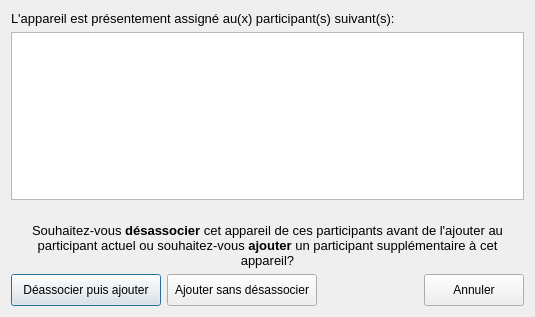
<?xml version="1.0" encoding="UTF-8"?>
<ui version="4.0">
 <class>DeviceAssignDialog</class>
 <widget class="QDialog" name="DeviceAssignDialog">
  <property name="geometry">
   <rect>
    <x>0</x>
    <y>0</y>
    <width>535</width>
    <height>317</height>
   </rect>
  </property>
  <property name="windowTitle">
   <string>Assignation d'un appareil</string>
  </property>
  <property name="styleSheet">
   <string notr="true">/*
QPushButton#btnConnect{background-color:qlineargradient(x1: 0, y1: 0, x2: 0, y2: 1, stop: 0 rgb(0, 170, 0), stop: 1 rgb(75, 200, 0));}
QPushButton#btnDelSession{background-color:qlineargradient(x1: 0, y1: 0, x2: 0, y2: 1, stop: 0 rgb(117, 0, 0), stop: 1 rgb(200, 0, 0));}
QWidget{background-color: rgba(0,0,0,0);color:white;border-radius:5px}
QWidget#DeviceAssignDialog{background-color:rgba(128,128,128,25%);}
QLabel#lblMain2{background-color:rgba(108,8,156,25%);}
QPlainTextEdit,QLineEdit,QComboBox,QTextEdit,QSpinBox{background-color: rgba(255,255,255,50%); color: black;}
QListWidget:!enabled,QListWidget{background-color: transparent; color:white}

QTableWidget{
background-color: rgba(0,0,0,50%);
color: white;
border: 1px solid rgba(255,255,255,50%);
}

QLabel#lblLastOnline{color:lightblue;}
QLabel#lblError,QLabel#lblCamMissing,QLabel#lblAudioMissing{color:red; background-color:rgba(255,0,0,30%);}

QPushButton:!enabled, QPushButton#btnDelSession:!enabled, QLineEdit:!enabled,QComboBox:!enabled,QTextEdit:!enabled,QPlainTextEdit:!enabled{background-color: rgba(0,0,0,30%);color:white;border:0}
QDateEdit::down-arrow:!enabled,QTimeEdit::down-arrow:!enabled,QDateEdit::up-arrow:!enabled,QTimeEdit::up-arrow:!enabled,QComboBox::drop-down:!enabled{background-color:rgba(0,0,0,0%);}

QCheckBox::indicator:unchecked:!enabled { background-color:rgba(128,0,0,100%);}
QCheckBox::indicator:checked:!enabled { background-color:green;}
QCheckBox::indicator:unchecked{ background-color:red;border-radius:3px;}
QCheckBox::indicator:checked {background-color:rgb(0,255,0);border-radius:3px;}
QCheckBox:checked{color:lightgreen;background-color:rgba(0,0,0,0%);}
QCheckBox:!checked{color:red;background-color:rgba(0,0,0,0%);}

QPushButton{background-color:qlineargradient(x1: 0, y1: 0, x2: 0, y2: 1, stop: 0 #2198c0, stop: 1 #0d5ca6);}
QPushButton:checked{background-color:rgb(128,128,128); border:1px solid rgba(255,255,255,50%);}
QPushButton:hover,QPushButton:checked{background-color:  rgba(255,255,255,75%);color:black;}
QPushButton#btnEditUser:hover{background-color:  rgba(255,255,255,75%);color:black;}
QPushButton#btnEdit,QPushButton#btnDelete,QPushButton#btnExisting{background-color:  rgba(255,255,255,0%);border:0 px;}
QPushButton#btnEdit:hover,QPushButton#btnDelete:hover,QPushButton#btnExisting:hover{background-color:  rgba(255,255,255,25%);border:0 px;}
QPushButton#btnExisting:checked{background-color:rgba(0,100,200,50%);}
QPushButton#btnUpgrade{background-color:rgba(200,0,0,90%);}

QToolButton:hover{background-color:  rgba(255,255,255,50);}

QTreeWidget::branch:closed:has-children:has-siblings  {
            border-image: none;
            image: url(:/pictures/controls/branch_closed.png);
    }
     
    QTreeView::branch:open:has-children:!has-siblings,
    QTreeView::branch:open:has-children:has-siblings   {
            border-image: none;
            image:url(:/pictures/controls/branch_opened.png);
    }

QWidget#lineOnline{background-color:blue;}
QWidget#lineOffline{background-color:red;}
QWidget#lineBoth{background-color:rgb(255,0,255);}


QTabWidget::pane { 
	background-color: rgba(128,128,140,25%);
	border-radius: 5px;
    border: 2px solid rgba(128,128,140,50%);
 }

 QTabWidget::tab-bar {
     left: 5px; 
 }


 QTabBar::tab,QTableWidget::tab,QHeaderView::section {
     background: qlineargradient(x1: 0, y1: 0, x2: 0, y2: 1,
                                 stop: 0  rgba(128,128,140,50%),  stop: 1.0  rgba(128,128,140,25%));
     border: 2px solid  rgba(128,128,140,50%);
     border-bottom: 0px;
     border-top-left-radius: 4px;
     border-top-right-radius: 4px;
     padding: 2px;
min-height:25px;
 }

 QTabBar::tab:selected, QTabBar::tab:hover {

background: qlineargradient(x1: 0, y1: 0, x2: 0, y2: 1,
                                 stop: 0  rgba(128,128,140,70%),  stop: 1.0  rgba(128,128,140,50%));
 }

 QTabBar::tab:selected {
     border-color:rgba(128,128,140,60%);
     border-bottom-color:rgba(128,128,140,60%); 
 }

 QTabBar::tab:!selected {
     margin-top: 2px; 
 }
 QCalendarWidget QWidget#qt_calendar_navigationbar { background-color: qlineargradient(x1:0, y1:0, x2:0, y2:1, stop: 0 #cccccc, stop: 1 #333333); }
    QCalendarWidget QToolButton {
    height: 20px;
    color: white;
    font-size: 12px;
	font-weight: bold;
    icon-size: 20px, 20px;
    background-color: qlineargradient(x1:0, y1:0, x2:0, y2:1, stop: 0 #cccccc, stop: 1 #333333);
    }
QCalendarWidget QMenu {
left: 20px;
color: white;
font-size: 12px;
background-color: rgb(100, 100, 100);
}
QCalendarWidget QSpinBox {
font-size:12px;
color: white;
background-color: qlineargradient(x1:0, y1:0, x2:0, y2:1, stop: 0 #cccccc, stop: 1 #333333);
selection-background-color: rgb(136, 136, 136);
selection-color: rgb(255, 255, 255);
}
QCalendarWidget QSpinBox::up-button { subcontrol-origin: border; subcontrol-position: top right;  }
QCalendarWidget QSpinBox::down-button {subcontrol-origin: border; subcontrol-position: bottom right; }
QCalendarWidget QSpinBox::up-arrow { width:16px; height:16px; }
QCalendarWidget QSpinBox::down-arrow { width:16px; height:16px; }


    QCalendarWidget QWidget { alternate-background-color: #0d5ca6; }
     
 
    QCalendarWidget QAbstractItemView:enabled
    {
    font-size:12px;
    color: rgb(180, 180, 180);
    background-color: black;
    selection-background-color: rgb(0,0,0);
    selection-color: rgb(0, 255, 0);
    }
     
    
    QCalendarWidget QAbstractItemView:disabled { color: rgb(64, 64, 64); }
*/
</string>
  </property>
  <layout class="QVBoxLayout" name="verticalLayout">
   <item>
    <widget class="QLabel" name="lblMain1">
     <property name="font">
      <font>
       <pointsize>10</pointsize>
      </font>
     </property>
     <property name="text">
      <string>L'appareil est présentement assigné au(x) participant(s) suivant(s):</string>
     </property>
    </widget>
   </item>
   <item>
    <widget class="QListWidget" name="lstParticipants">
     <property name="enabled">
      <bool>true</bool>
     </property>
     <property name="editTriggers">
      <set>QAbstractItemView::NoEditTriggers</set>
     </property>
     <property name="showDropIndicator" stdset="0">
      <bool>false</bool>
     </property>
     <property name="selectionMode">
      <enum>QAbstractItemView::NoSelection</enum>
     </property>
    </widget>
   </item>
   <item>
    <spacer name="verticalSpacer">
     <property name="orientation">
      <enum>Qt::Vertical</enum>
     </property>
     <property name="sizeHint" stdset="0">
      <size>
       <width>20</width>
       <height>40</height>
      </size>
     </property>
    </spacer>
   </item>
   <item>
    <widget class="QLabel" name="lblMain2">
     <property name="font">
      <font>
       <pointsize>10</pointsize>
      </font>
     </property>
     <property name="text">
      <string>&lt;html&gt;&lt;head/&gt;&lt;body&gt;&lt;p&gt;Souhaitez-vous &lt;span style=&quot; font-weight:600;&quot;&gt;désassocier&lt;/span&gt; cet appareil de ces participants avant de l'ajouter au participant actuel ou souhaitez-vous &lt;span style=&quot; font-weight:600;&quot;&gt;ajouter&lt;/span&gt; un participant supplémentaire à cet appareil?&lt;/p&gt;&lt;/body&gt;&lt;/html&gt;</string>
     </property>
     <property name="alignment">
      <set>Qt::AlignCenter</set>
     </property>
     <property name="wordWrap">
      <bool>true</bool>
     </property>
    </widget>
   </item>
   <item>
    <layout class="QHBoxLayout" name="horizontalLayout">
     <item>
      <widget class="QPushButton" name="btnDeassign">
       <property name="minimumSize">
        <size>
         <width>150</width>
         <height>32</height>
        </size>
       </property>
       <property name="cursor">
        <cursorShape>PointingHandCursor</cursorShape>
       </property>
       <property name="text">
        <string>Déassocier puis ajouter</string>
       </property>
       <property name="icon">
        <iconset resource="../resources/TeraClient.qrc">
         <normaloff>:/icons/new.png</normaloff>:/icons/new.png</iconset>
       </property>
      </widget>
     </item>
     <item>
      <widget class="QPushButton" name="btnAdd">
       <property name="minimumSize">
        <size>
         <width>150</width>
         <height>32</height>
        </size>
       </property>
       <property name="cursor">
        <cursorShape>PointingHandCursor</cursorShape>
       </property>
       <property name="text">
        <string>Ajouter sans désassocier</string>
       </property>
       <property name="icon">
        <iconset resource="../resources/TeraClient.qrc">
         <normaloff>:/icons/save.png</normaloff>:/icons/save.png</iconset>
       </property>
      </widget>
     </item>
     <item>
      <spacer name="horizontalSpacer">
       <property name="orientation">
        <enum>Qt::Horizontal</enum>
       </property>
       <property name="sizeHint" stdset="0">
        <size>
         <width>40</width>
         <height>20</height>
        </size>
       </property>
      </spacer>
     </item>
     <item>
      <widget class="QPushButton" name="btnCancel">
       <property name="minimumSize">
        <size>
         <width>100</width>
         <height>32</height>
        </size>
       </property>
       <property name="cursor">
        <cursorShape>PointingHandCursor</cursorShape>
       </property>
       <property name="text">
        <string>Annuler</string>
       </property>
       <property name="icon">
        <iconset resource="../resources/TeraClient.qrc">
         <normaloff>:/icons/undo.png</normaloff>:/icons/undo.png</iconset>
       </property>
      </widget>
     </item>
    </layout>
   </item>
  </layout>
 </widget>
 <resources>
  <include location="../resources/TeraClient.qrc"/>
 </resources>
 <connections/>
</ui>
